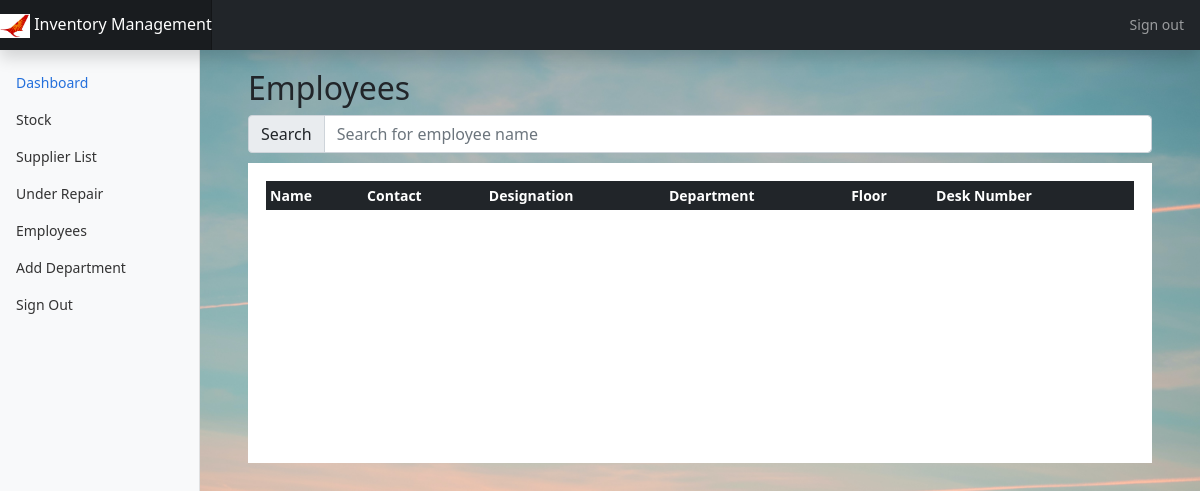
Before: /listEmployee/R-and-D (signed in) with the older database file.
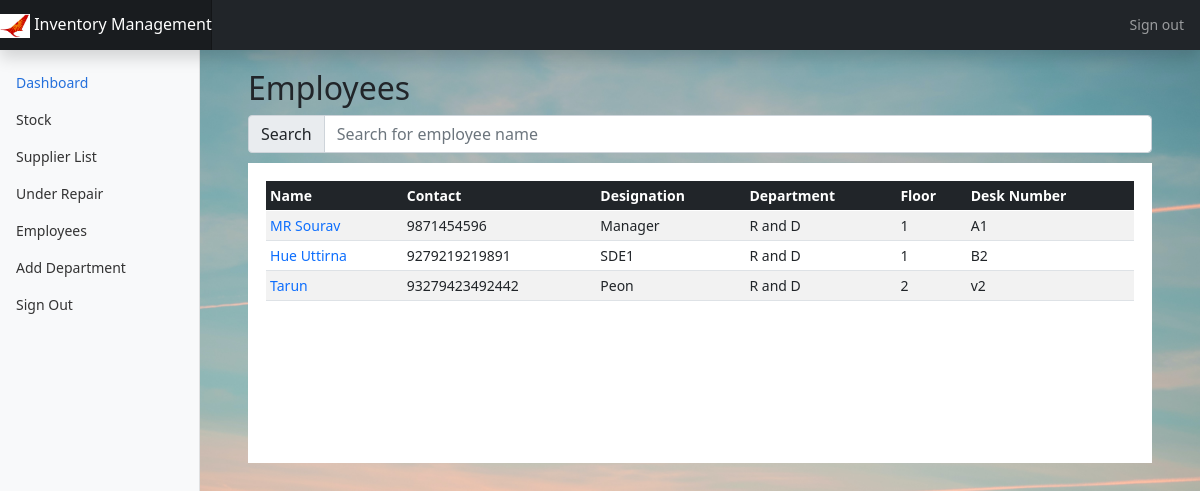
After: the same page with the newer database file.
### main/models.py (models this page shows, shortened)
class Employee(models.Model):
    emp_id = models.AutoField(primary_key=True)
    sap_number = models.CharField(max_length = 8,unique=True,default="")
    staff_number = models.CharField(max_length = 10,unique=True,default="")
    name = models.CharField(max_length=50)
    contact = models.CharField(max_length=15,unique=True)
    designation = models.CharField(max_length=50)
    department = models.CharField(max_length=20,default=' ')
    floor = models.IntegerField(default=0,validators=[MinValueValidator(0)])
    desk_num = models.CharField(max_length=20,unique=True)

### main/views.py (the view)
# urls.py: path('listEmployee/<slug:slug>',views.listEmployee,name='listEmployee'),
@login_required(login_url='/auth/login')
def listEmployee(request,slug):
    if slug == 'all':
        employees = models.Employee.objects.all()
    else:
        employees = models.Employee.objects.filter(department = slug.replace('-',' '))
    context = {
        "employees" : employees
    }
    return render(request,'main/listEmployee.html',context)

### templates/main/listEmployee.html (shortened to what this page needs)
{% extends 'main/base.html' %}
{% block content %}
{% include 'main/navbar.html' %}
<main class="col-md-9 ms-sm-auto col-lg-10 px-md-4">
<div class="container-fluid box">
  <h2>Employees</h2>
  <div class="input-group flex-nowrap" style="margin-bottom: 10px;">
    <span class="input-group-text" id="addon-wrapping">Search</span>
    <input type="text"  class="form-control" id="myInput" onkeyup="showEmployee()" placeholder="Search for employee name" title="Type in a name" aria-describedby="addon-wrapping">
  </div>
  <div class="table-responsive table-box" >
      <table class="table table-striped table-sm table-hover" id="employeeTable">
      <thead class="header table-dark">
          <tr>
          <th scope="col">Name</th>
          <th scope="col">Contact</th>
          <th scope="col">Designation</th>
          <th scope="col">Department</th>
          <th scope="col">Floor</th>
          <th scope="col">Desk Number</th>
          </tr>
      </thead>
      <tbody>
          {% for emp in employees %}
          <tr>
              <td><a class="text-decoration-none" href="{% url 'updateEmployee' pk=emp.pk %}">{{ emp.name }}</a></td>
              <td>{{ emp.contact }}</td>
              <td>{{ emp.designation }}</td>
              <td>{{ emp.department }}</td>
              <td>{{ emp.floor }}</td>
              <td>{{ emp.desk_num }}</td>
          </tr>
          {% endfor %}
      </tbody>
      </table>
  </div>
</div>
{% endblock %}

Changed rows visible on the page:
now on this page (row edited): Employee: name "MR Sourav", contact "9871454596", designation "Manager", department "R and D", floor "1", desk_num "A1"
added Employee: name "Hue Uttirna", contact "9279219219891", designation "SDE1", department "R and D", floor "1", desk_num "B2"
added Employee: name "Tarun", contact "93279423492442", designation "Peon", department "R and D", floor "2", desk_num "v2"
